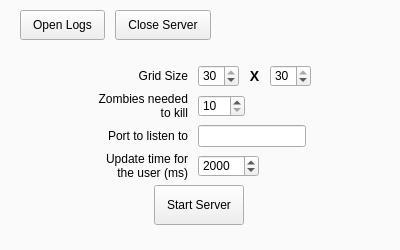
<?xml version="1.0" encoding="UTF-8"?>
<ui version="4.0">
 <class>MainWindow</class>
 <widget class="QMainWindow" name="MainWindow">
  <property name="geometry">
   <rect>
    <x>0</x>
    <y>0</y>
    <width>400</width>
    <height>250</height>
   </rect>
  </property>
  <property name="minimumSize">
   <size>
    <width>400</width>
    <height>250</height>
   </size>
  </property>
  <property name="maximumSize">
   <size>
    <width>400</width>
    <height>250</height>
   </size>
  </property>
  <property name="windowTitle">
   <string>MainWindow</string>
  </property>
  <property name="styleSheet">
   <string notr="true">/* OS-added border fix. */
QFrame {
    border: none;
}

QPushButton {
    padding-left: 12px;
    padding-right: 12px;
}

#timesLabel {
    font-size: 14px;
    font-weight: 500;
}

#container {
    background-color: #fafafa;
}</string>
  </property>
  <widget class="QWidget" name="container">
   <property name="minimumSize">
    <size>
     <width>0</width>
     <height>0</height>
    </size>
   </property>
   <property name="maximumSize">
    <size>
     <width>16777215</width>
     <height>16777215</height>
    </size>
   </property>
   <layout class="QGridLayout" name="mainLayout" rowstretch="0,1" rowminimumheight="0,1">
    <property name="leftMargin">
     <number>0</number>
    </property>
    <property name="topMargin">
     <number>10</number>
    </property>
    <property name="rightMargin">
     <number>0</number>
    </property>
    <property name="bottomMargin">
     <number>0</number>
    </property>
    <property name="spacing">
     <number>0</number>
    </property>
    <item row="1" column="0" alignment="Qt::AlignHCenter|Qt::AlignVCenter">
     <widget class="QWidget" name="form" native="true">
      <layout class="QVBoxLayout" name="formVerticalLayout">
       <property name="spacing">
        <number>5</number>
       </property>
       <property name="leftMargin">
        <number>10</number>
       </property>
       <property name="topMargin">
        <number>10</number>
       </property>
       <property name="rightMargin">
        <number>10</number>
       </property>
       <property name="bottomMargin">
        <number>10</number>
       </property>
       <item>
        <layout class="QHBoxLayout" name="gridConfigurationHorizontalLayout" stretch="0,0">
         <property name="spacing">
          <number>10</number>
         </property>
         <item>
          <widget class="QLabel" name="gridSizeLabel">
           <property name="minimumSize">
            <size>
             <width>100</width>
             <height>0</height>
            </size>
           </property>
           <property name="maximumSize">
            <size>
             <width>100</width>
             <height>16777215</height>
            </size>
           </property>
           <property name="text">
            <string>Grid Size</string>
           </property>
           <property name="alignment">
            <set>Qt::AlignRight|Qt::AlignTrailing|Qt::AlignVCenter</set>
           </property>
           <property name="wordWrap">
            <bool>true</bool>
           </property>
          </widget>
         </item>
         <item alignment="Qt::AlignLeft">
          <widget class="QWidget" name="configuration" native="true">
           <layout class="QHBoxLayout" name="configurationHorizontalLayout">
            <property name="spacing">
             <number>10</number>
            </property>
            <property name="leftMargin">
             <number>0</number>
            </property>
            <property name="topMargin">
             <number>0</number>
            </property>
            <property name="rightMargin">
             <number>0</number>
            </property>
            <property name="bottomMargin">
             <number>0</number>
            </property>
            <item>
             <widget class="QSpinBox" name="widthSpinBox">
              <property name="minimum">
               <number>10</number>
              </property>
              <property name="maximum">
               <number>30</number>
              </property>
              <property name="value">
               <number>30</number>
              </property>
             </widget>
            </item>
            <item>
             <widget class="QLabel" name="timesLabel">
              <property name="text">
               <string>X</string>
              </property>
              <property name="alignment">
               <set>Qt::AlignCenter</set>
              </property>
             </widget>
            </item>
            <item>
             <widget class="QSpinBox" name="heightSpinBox">
              <property name="minimum">
               <number>10</number>
              </property>
              <property name="maximum">
               <number>30</number>
              </property>
              <property name="value">
               <number>30</number>
              </property>
             </widget>
            </item>
           </layout>
          </widget>
         </item>
        </layout>
       </item>
       <item>
        <layout class="QHBoxLayout" name="zombiesToKillConfigurationHorizontalLayout" stretch="0,1">
         <property name="spacing">
          <number>10</number>
         </property>
         <item>
          <widget class="QLabel" name="zombiesToKillLabel">
           <property name="minimumSize">
            <size>
             <width>100</width>
             <height>0</height>
            </size>
           </property>
           <property name="maximumSize">
            <size>
             <width>100</width>
             <height>16777215</height>
            </size>
           </property>
           <property name="text">
            <string>Zombies needed to kill</string>
           </property>
           <property name="alignment">
            <set>Qt::AlignRight|Qt::AlignTrailing|Qt::AlignVCenter</set>
           </property>
           <property name="wordWrap">
            <bool>true</bool>
           </property>
          </widget>
         </item>
         <item alignment="Qt::AlignLeft">
          <widget class="QSpinBox" name="zombiesToKillSpinBox">
           <property name="minimum">
            <number>10</number>
           </property>
           <property name="maximum">
            <number>100</number>
           </property>
          </widget>
         </item>
        </layout>
       </item>
       <item>
        <layout class="QHBoxLayout" name="portConfigurationHorizontalLayout" stretch="0,1">
         <property name="spacing">
          <number>10</number>
         </property>
         <item>
          <widget class="QLabel" name="portLabel">
           <property name="minimumSize">
            <size>
             <width>100</width>
             <height>0</height>
            </size>
           </property>
           <property name="maximumSize">
            <size>
             <width>100</width>
             <height>16777215</height>
            </size>
           </property>
           <property name="text">
            <string>Port to listen to</string>
           </property>
           <property name="alignment">
            <set>Qt::AlignRight|Qt::AlignTrailing|Qt::AlignVCenter</set>
           </property>
           <property name="wordWrap">
            <bool>true</bool>
           </property>
          </widget>
         </item>
         <item alignment="Qt::AlignLeft">
          <widget class="QLineEdit" name="portEdit"/>
         </item>
        </layout>
       </item>
       <item>
        <widget class="QWidget" name="updateTimeConfiguration" native="true">
         <layout class="QHBoxLayout" name="updateTimeConfigurationHorizontalLayout">
          <property name="spacing">
           <number>10</number>
          </property>
          <property name="leftMargin">
           <number>0</number>
          </property>
          <property name="topMargin">
           <number>0</number>
          </property>
          <property name="rightMargin">
           <number>0</number>
          </property>
          <property name="bottomMargin">
           <number>0</number>
          </property>
          <item>
           <widget class="QLabel" name="label">
            <property name="minimumSize">
             <size>
              <width>100</width>
              <height>0</height>
             </size>
            </property>
            <property name="maximumSize">
             <size>
              <width>100</width>
              <height>16777215</height>
             </size>
            </property>
            <property name="text">
             <string>Update time for the user (ms)</string>
            </property>
            <property name="alignment">
             <set>Qt::AlignRight|Qt::AlignTrailing|Qt::AlignVCenter</set>
            </property>
            <property name="wordWrap">
             <bool>true</bool>
            </property>
           </widget>
          </item>
          <item alignment="Qt::AlignLeft">
           <widget class="QSpinBox" name="updateTimeSpinBox">
            <property name="minimum">
             <number>100</number>
            </property>
            <property name="maximum">
             <number>10000</number>
            </property>
            <property name="singleStep">
             <number>100</number>
            </property>
            <property name="value">
             <number>2000</number>
            </property>
           </widget>
          </item>
         </layout>
        </widget>
       </item>
       <item alignment="Qt::AlignHCenter">
        <widget class="QPushButton" name="startServerBtn">
         <property name="minimumSize">
          <size>
           <width>0</width>
           <height>40</height>
          </size>
         </property>
         <property name="maximumSize">
          <size>
           <width>16777215</width>
           <height>40</height>
          </size>
         </property>
         <property name="text">
          <string>Start Server</string>
         </property>
        </widget>
       </item>
      </layout>
     </widget>
    </item>
    <item row="0" column="0" alignment="Qt::AlignLeft">
     <widget class="QWidget" name="menuWidget" native="true">
      <layout class="QHBoxLayout" name="menuWidgetHorizontalLayout">
       <property name="spacing">
        <number>10</number>
       </property>
       <property name="leftMargin">
        <number>20</number>
       </property>
       <property name="topMargin">
        <number>0</number>
       </property>
       <property name="rightMargin">
        <number>0</number>
       </property>
       <property name="bottomMargin">
        <number>0</number>
       </property>
       <item>
        <widget class="QPushButton" name="openLogsBtn">
         <property name="minimumSize">
          <size>
           <width>0</width>
           <height>30</height>
          </size>
         </property>
         <property name="maximumSize">
          <size>
           <width>16777215</width>
           <height>30</height>
          </size>
         </property>
         <property name="text">
          <string>Open Logs</string>
         </property>
        </widget>
       </item>
       <item>
        <widget class="QPushButton" name="closeServerBtn">
         <property name="minimumSize">
          <size>
           <width>0</width>
           <height>30</height>
          </size>
         </property>
         <property name="text">
          <string>Close Server</string>
         </property>
        </widget>
       </item>
      </layout>
     </widget>
    </item>
   </layout>
  </widget>
 </widget>
 <layoutdefault spacing="6" margin="11"/>
 <resources/>
 <connections/>
</ui>
